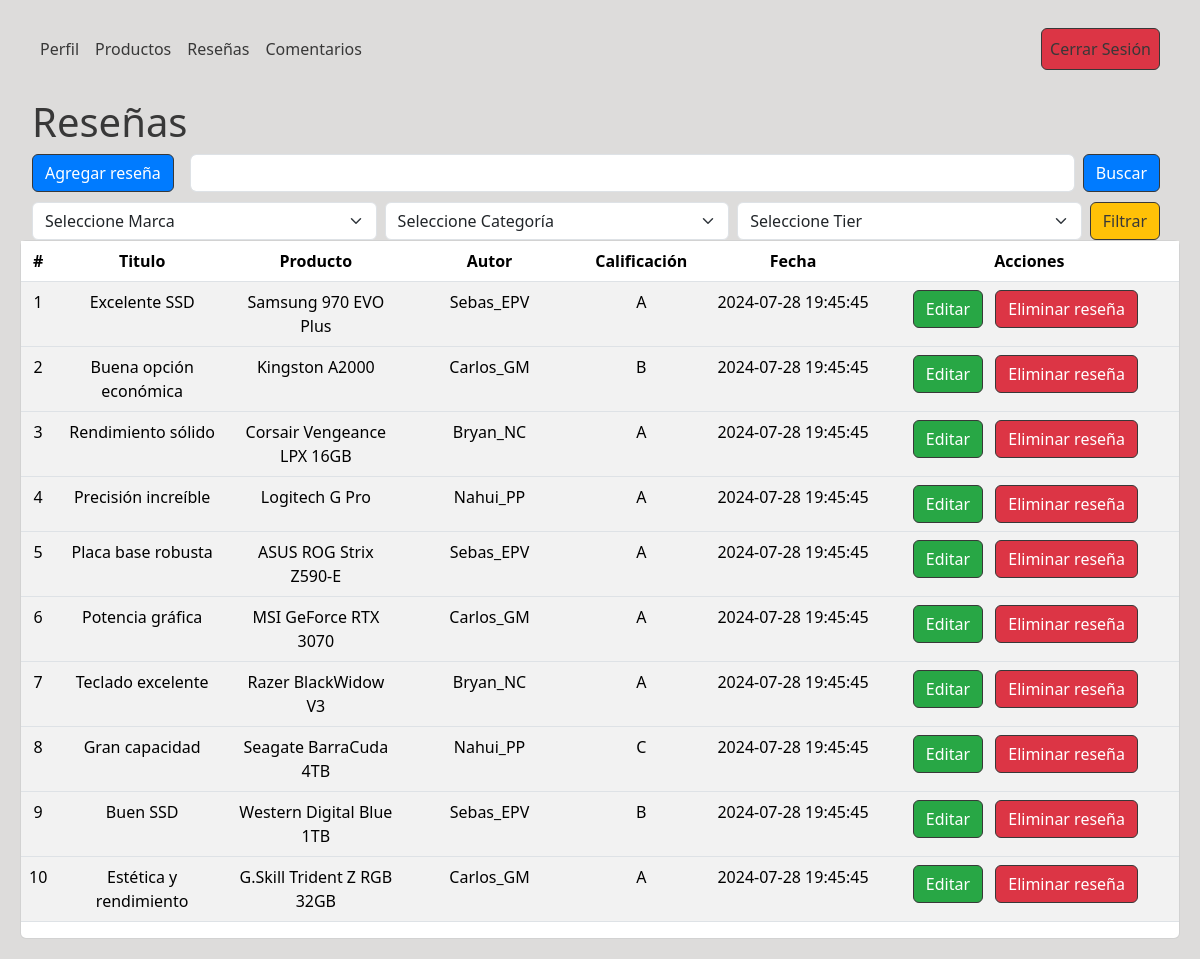
/app/views/admin/gestionarReseñas/listasReseñas.php (signed in), run on an earlier commit of the app's database.
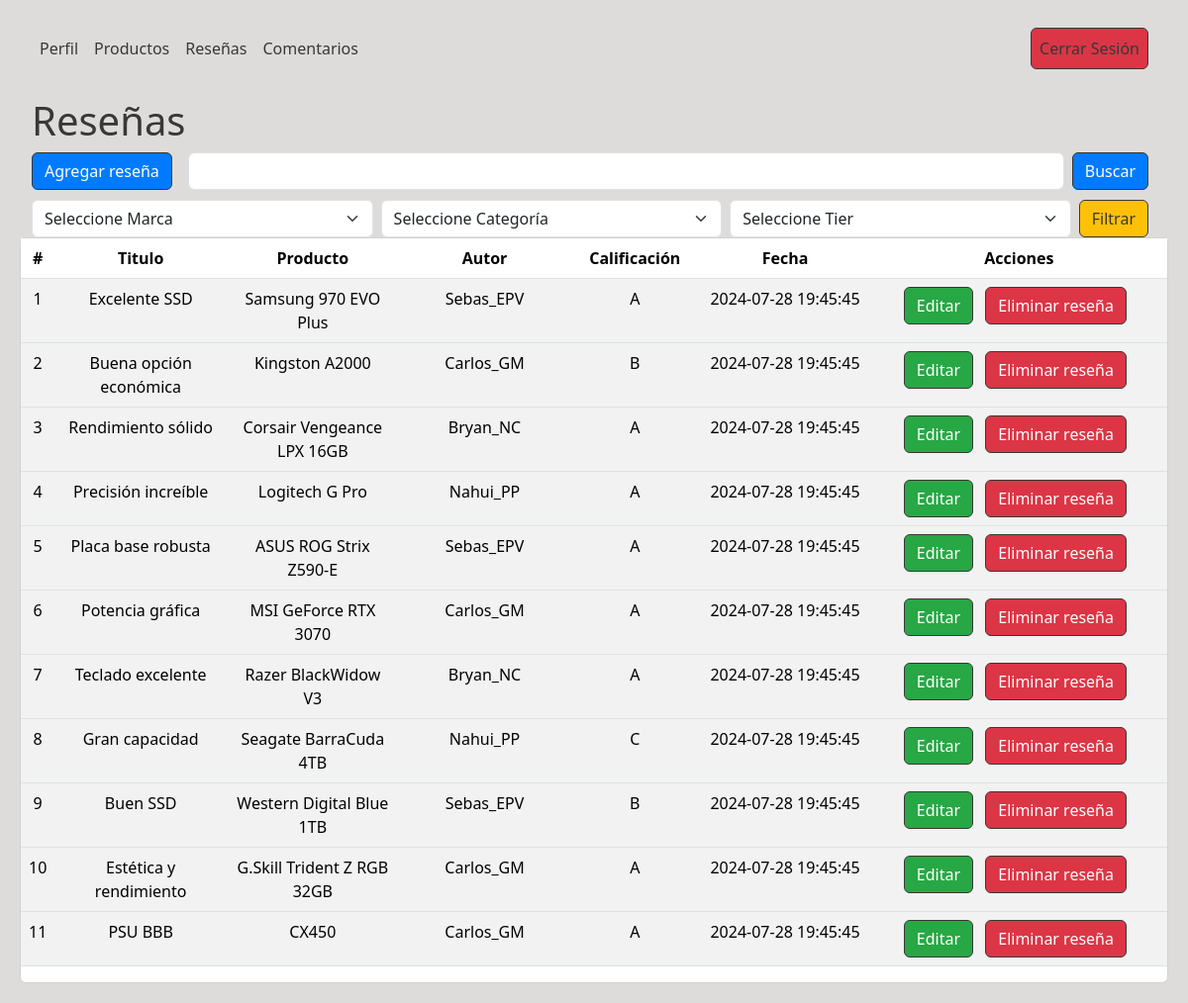
And on a later commit of the database.
### tables this page shows
CREATE TABLE reviews(
    review_id INT AUTO_INCREMENT PRIMARY KEY, 
    title VARCHAR (40) NOT NULL,
    content VARCHAR(200) NOT NULL,
    date_review DATETIME DEFAULT NOW(),
    fk_product_id INT,
    CONSTRAINT fk_product_id FOREIGN KEY (fk_product_id) REFERENCES products(product_id),
    fk_tier_id INT,
    CONSTRAINT fk_tier_id_reviews FOREIGN KEY (fk_tier_id) REFERENCES tiers(tier_id),
	fk_author_id INT,
    CONSTRAINT fk_author_id_reviews FOREIGN KEY (fk_author_id) REFERENCES users(user_id)
);

CREATE TABLE products(
    product_id INT AUTO_INCREMENT PRIMARY KEY, 
    product_name VARCHAR(50) NOT NULL UNIQUE,
    product_description VARCHAR(200) NOT NULL,
    product_price FLOAT NOT NULL,
    fk_brand_id INT,
    CONSTRAINT fk_brand_id FOREIGN KEY (fk_brand_id) REFERENCES brands(brand_id),
    fk_tier_id INT,
    CONSTRAINT fk_tier_id FOREIGN KEY (fk_tier_id) REFERENCES tiers(tier_id)
);

CREATE TABLE users(
    user_id INT AUTO_INCREMENT PRIMARY KEY, 
    username VARCHAR(50) NOT NULL UNIQUE,
    first_name VARCHAR(25) NOT NULL,
    last_name VARCHAR (25) NOT NULL,
    pass VARCHAR(255) NOT NULL,
    email VARCHAR (50) NOT NULL,
    permissions BOOL NOT NULL
);

CREATE TABLE tiers(
    tier_id INT AUTO_INCREMENT PRIMARY KEY, 
    tier_name VARCHAR(50) NOT NULL UNIQUE,
    tier_description VARCHAR(200) NOT NULL
);

### app/views/admin/gestionarReseñas/listasReseñas.php (the view, shortened to what the changed rows need)
<?php
$con = new Database;
$enlace = $con->getConnection();
$query = "
    SELECT reviews.*, products.product_name, users.username, brands.brand_name, categories.category_name, tiers.tier_name
    FROM reviews
    JOIN products ON reviews.fk_product_id = products.product_id
    LEFT JOIN users ON reviews.fk_author_id = users.user_id
    LEFT JOIN brands ON products.fk_brand_id = brands.brand_id
    LEFT JOIN product_categories ON products.product_id = product_categories.fk_product_id
    LEFT JOIN categories ON product_categories.fk_category_id = categories.category_id
    LEFT JOIN tiers ON products.fk_tier_id = tiers.tier_id
    WHERE 1=1";
$params = [];
$consulta = $enlace->prepare($query);
if (!$consulta->execute($params)) {
    die("Query failed: " . print_r($consulta->errorInfo(), true));
}
$reviews = $consulta->fetchAll(PDO::FETCH_ASSOC);
?>
<!DOCTYPE html>
<html lang="en">
<head>
    <link href="https://cdn.jsdelivr.net/npm/bootstrap@5.3.3/dist/css/bootstrap.min.css" rel="stylesheet">
</head>
<body>
    <section class="content-header">
        <div class="container-fluid">
            <h1>Reseñas</h1>
        </div>
    </section>
    <section class="content">
        <div class="card">
            <div class="card-body p-0">
                <table class="table table-striped projects">
                    <thead>
                        <tr>
                            <th style="width: 1%">#</th>
                            <th style="width: 15%">Titulo</th>
                            <th style="width: 15%">Producto</th>
                            <th style="width: 15%">Autor</th>
                            <th>Calificación</th>
                            <th style="width: 15%" class="text-center">Fecha</th>
                            <th>Acciones</th>
                        </tr>
                    </thead>
                    <tbody>
                        <?php if (!empty($reviews)) : ?>
                            <?php foreach ($reviews as $row) : ?>
                                <tr onclick="toggleContent(<?php echo $row['review_id']; ?>)">
                                    <td><?php echo htmlspecialchars($row['review_id']); ?></td>
                                    <td><?php echo htmlspecialchars($row['title']); ?></td>
                                    <td><?php echo htmlspecialchars($row['product_name']); ?></td>
                                    <td><?php echo htmlspecialchars($row['username']); ?></td>
                                    <td><?php echo htmlspecialchars($row['tier_name']); ?></td>
                                    <td><?php echo htmlspecialchars($row['date_review']); ?></td>
                                    <td>
                                        <a href="editarReseña.php?id=<?php echo $row['review_id']; ?>" class="btn btn-custom-edit">Editar</a>
                                        <a href="#" onclick="confirmDeletion('./../../../controllers/eliminarReseñas.php?id=<?php echo $row['review_id']; ?>'); return false;" class="btn btn-custom-danger">Eliminar reseña</a>
                                    </td>
                                </tr>
                            <?php endforeach; ?>
                        <?php else : ?>
                            <tr>
                                <td colspan="7">No hay reseñas disponibles.</td>
                            </tr>
                        <?php endif; ?>
                    </tbody>
                </table>
            </div>
        </div>
    </section>
</body>
</html>

What changed in the data, as far as the page shows it:
added reviews: review_id "11", title "PSU BBB", fk_product.product_name "CX450", fk_author.username "Carlos_GM", fk_tier.tier_name "A", date_review "2024-07-28 19:45:45"
